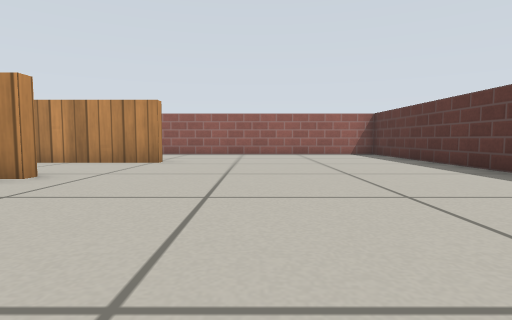
view 1 (above)

15 first-person views from a walk through a world built for the Gazebo simulator. The camera is 0.29 m above the floor, tilts 4° down and sees 80° across. The floor is counted in squares, 0.5 m on a side. Each view is taken from the middle of a square. On the plan, view 1 faces up. The plan holds only what a view shows up to about 9 squares ahead; the rest is blank. Gazebo's built-in surfaces are drawn with simple patterns.

view 2
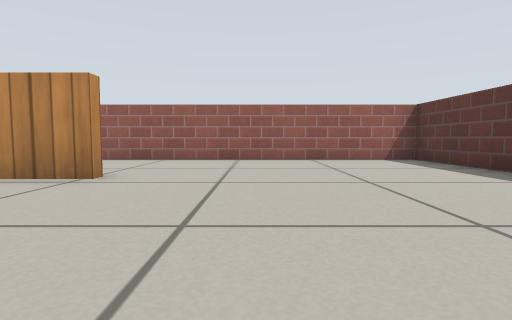

view 3
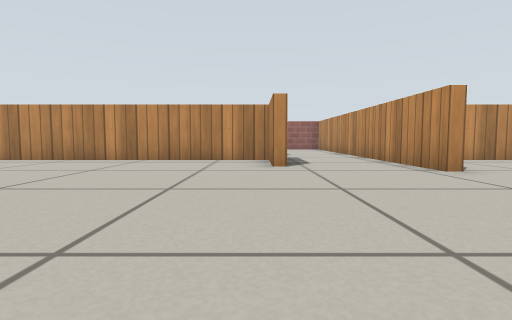

view 4
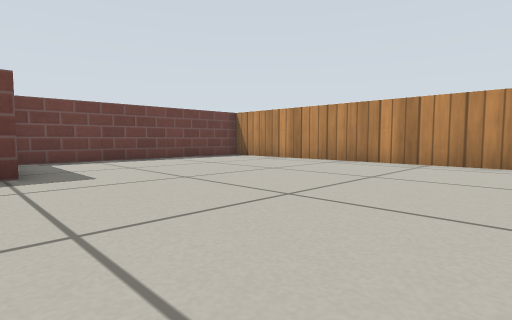

view 5
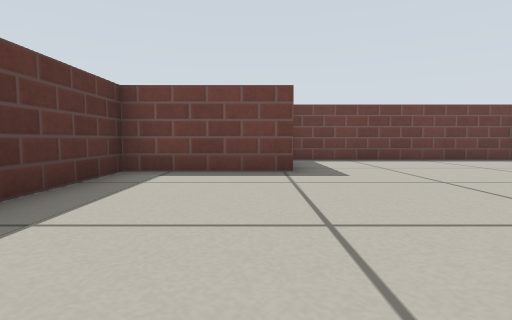

view 6
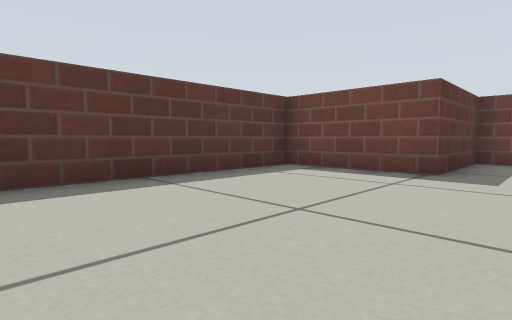

view 7
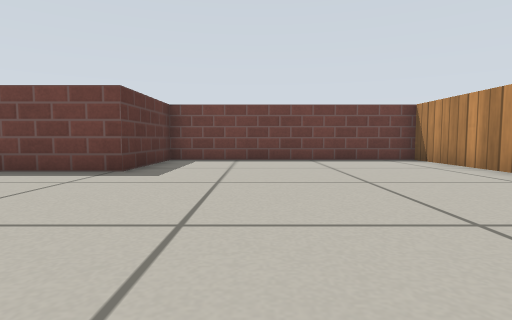

view 8
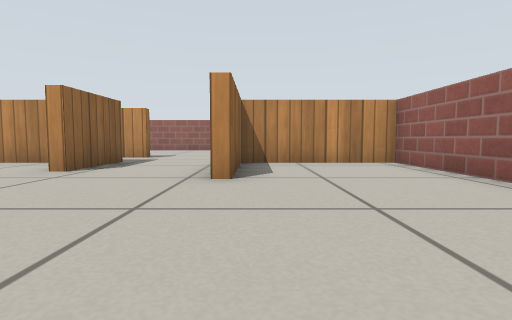

view 9
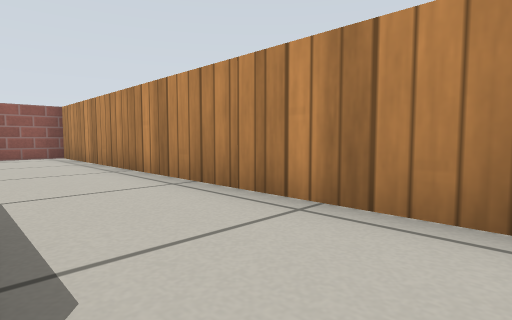

view 10
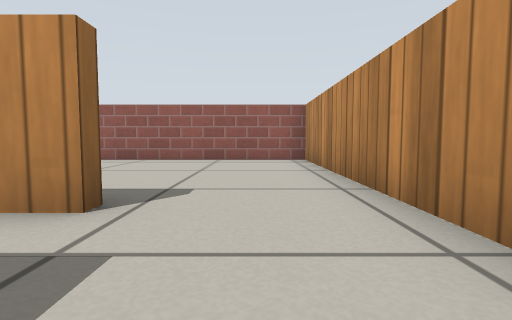

view 11
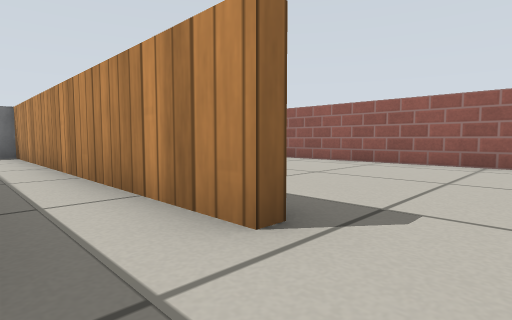

view 12
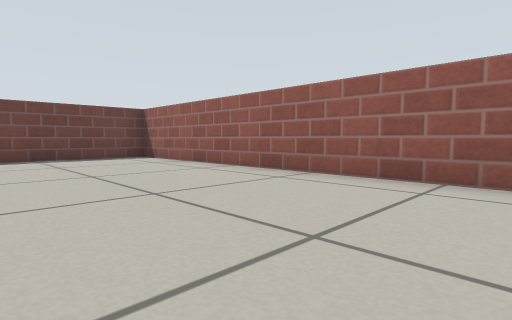

view 13
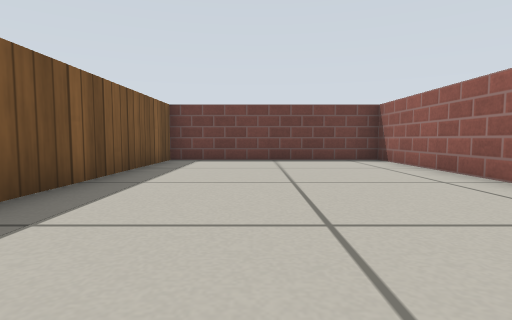

view 14
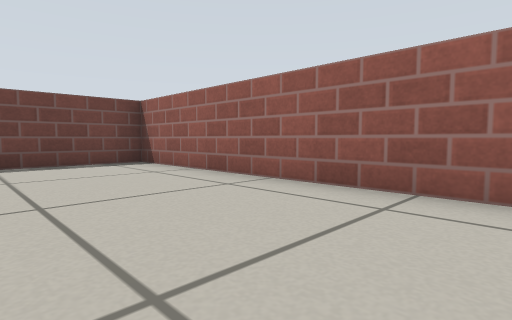

view 15
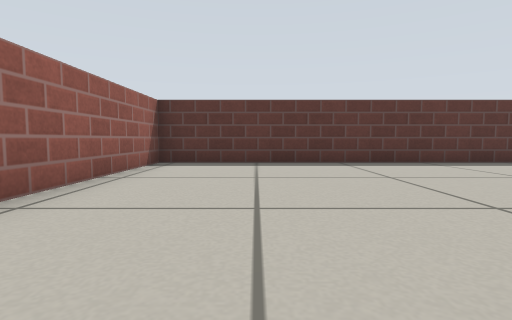

### Floor plan
Points are (right, up) in squares from view 1. A wall is a line through its corners. A room is listed if a view was taken in it or the views show most of it. See-through windows are left out.
Room 1 (views 1, 2, 3, 4, 5, 6, 7, 8, 9, 15)
walls: (-3.3, 4.7) (-3.3, 4.4) (-5.4, 4.4) (-5.4, -4.5); (-5.3, -5.3) (1.3, -5.3) (1.3, -2.4) (4.3, -2.4) (4.3, 11.3) (-5.4, 11.3) (-5.4, 7.7) (-2.3, 7.7) (-2.3, 7.4)
ways out: opening at (-3.5, 6.5) to room 2
Room 2 (views 10, 11, 12, 13, 14)
walls: (-7.7, 4.7) (-7.4, 4.7) (-7.4, -5.4); (-5.7, 4.7) (-3.3, 4.7); (-2.3, 7.4) (-13.4, 7.4) (-13.4, -5.3) (-7.7, -5.3) (-7.7, 0.3)
ways out: opening at (-3.5, 6.5) to room 1
objects: door leaf (-7, -6) to (-6, -5)

Positions as (right, up) in squares from view 1, and headings:
1: (0, 0), facing up
2: (0, 3), facing up
3: (3, 4), facing left
4: (2, 3), facing down-left
5: (2, 3), facing down
6: (0, 3), facing down-right
7: (-1, 3), facing down
8: (2, 8), facing left
9: (-3, 5), facing up-left
10: (-5, 6), facing left
11: (-6, 6), facing down-left
12: (-9, 4), facing down-left
13: (-10, 3), facing down
14: (-10, 2), facing down-left
15: (-3, 9), facing right
